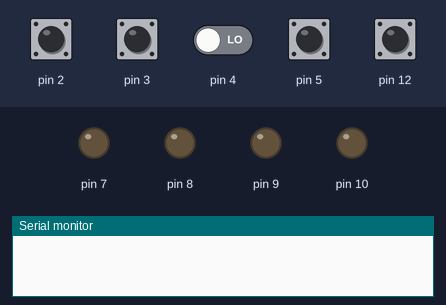
Bench run of a sketch on a simulated Arduino Uno, built with avr-gcc and run on an emulated ATmega328P. Parts: output pins drawn as LEDs (lit = HIGH), the last lines printed to the serial monitor. The test bench sets the inputs (shaded band); at power-on: pin 2, pin 3, pin 5, pin 12 HIGH, pin 4 LOW.

Above: at 0.8 s.
0.9 s: pin 12 pulled LOW for 0.15 s
At 2.1 s:
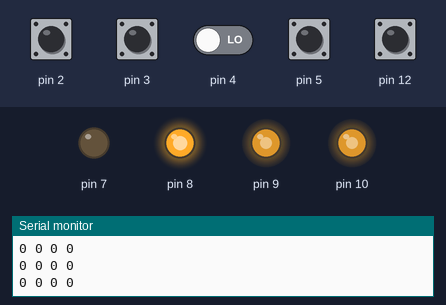
2.5 s: pin 2 pulled LOW for 0.15 s
5.6 s: pin 3 pulled LOW for 0.15 s
8.7 s: pin 2 driven LOW and pin 4 driven HIGH
11.7 s: pin 2 driven HIGH
14.7 s: pin 3 pulled LOW for 1 s
Timing chart, 0 to 17.7 s (numbered marks = the images above; inputs shaded):
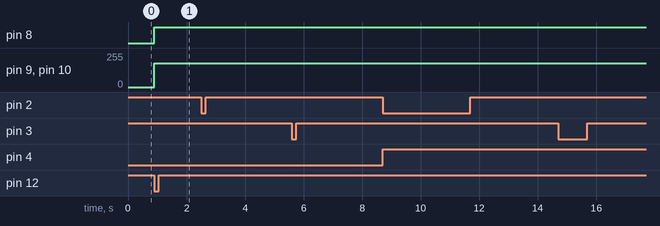

Measured:
- after the input at 0.9 s, pin 8: LOW → HIGH at once; pin 9, pin 10: 0/255 → 180/255 at once

The sketch:

EncoderUnitTest.ino
```cpp
#include <Encoder.h>
#include <Motor.h>
#include <RobotController.h>

Motor left_motor(8, 10, false);    // Left Motor, Dir pin 8, PWM pin 10, direction revered
Motor right_motor(7, 9, true);   // Right Motor, Dir pin 7, PWM pin 9, direction not reversed

Encoder left_encoder(2, 4, &left_encoder_distance, &left_encoder_velocity, true);
Encoder right_encoder(3, 5, &right_encoder_distance, &right_encoder_velocity, false);

void setup()
{
  left_encoder.setHighPinA();
  left_encoder.setLowPinB();
  right_encoder.setHighPinA();
  right_encoder.setHighPinB();

  attachInterrupt(0, updateLeftEncoder, CHANGE);
  attachInterrupt(1, updateRightEncoder, CHANGE);

  Serial.begin(9600);

  pinMode(12,INPUT);
  digitalWrite(12,HIGH);
  while(digitalRead(12)){}
}

void loop()
{
  if (!digitalRead(12))
  {
    left_encoder_distance = 0;
    right_encoder_distance = 0;
  }

  left_encoder.compute();
  right_encoder.compute();

  if (left_encoder_distance < 894 - 400) left_motor_PWM = 180;
  else if (left_encoder_distance < 894 - 200) left_motor_PWM = 120;
  else if (left_encoder_distance < 894 - 110) left_motor_PWM = 20;
  else left_motor_PWM = 0;

  if (right_encoder_distance < 894 - 400) right_motor_PWM = 180;
  else if(right_encoder_distance < 894 - 200) right_motor_PWM = 120;
  else if(right_encoder_distance < 894 - 110) right_motor_PWM = 20;
  else right_motor_PWM = 0;

  setMotors();

  Serial.print(left_encoder_distance);
  Serial.print(" ");
  Serial.print(left_encoder_velocity);
  Serial.print(" ");
  Serial.print(right_encoder_distance);
  Serial.print(" ");
  Serial.println(right_encoder_velocity);
}

void setMotors()
{
  left_motor.setSpeed(left_motor_PWM);
  right_motor.setSpeed(right_motor_PWM);
}

void updateLeftEncoder()
{
  left_encoder.tick();
}
void updateRightEncoder()
{
  right_encoder.tick();
}
```
